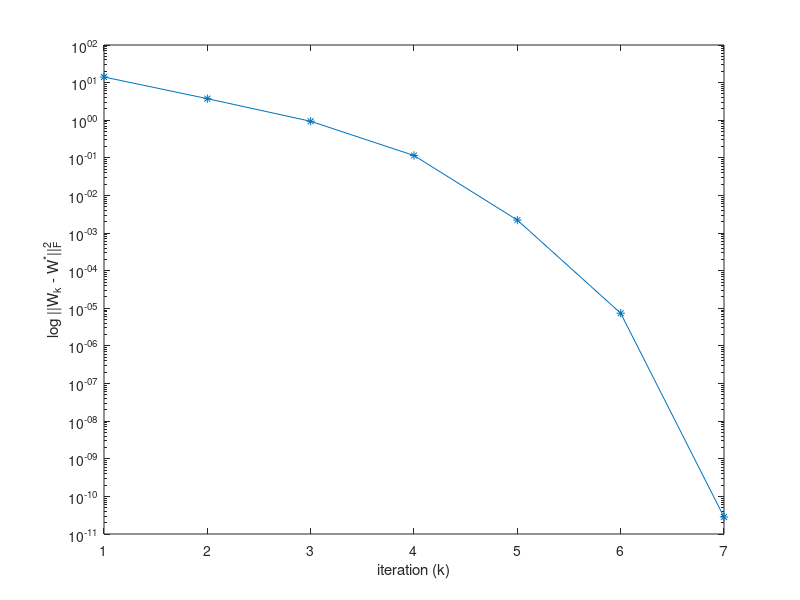

Write the MATLAB code that produced this figure.
% copyright @ Hao Shen, 2018
% Ref: Hao Shen, Towards a Mathematical Understanding of the 
%      Difficulty in Learning with Feedforward Neural Networks, 
%      IEEE-CVPR, 811–820, 2018.
% Aim: demonstrate local quadratic convergence properties of
%      the Approximate Newton's algorithm under exact learning
% Configuration: Bent identity used as the activation function in the
%      hidden layers.

function cvpr18_fnn
clc
warning off

% (1) load four region
load('four_region_v2.mat');
% number of training samples
pidx = randperm(1000, 10);
X_input = X_input(:,pidx);
Y_output = Y_output(:,pidx);

% (2) Setting paremeters %%%%%%%%%%%%%%%%%%%%%%%%%%%%%%%%%%%%%%%%%%%%%%%%%%
[d_input, n_sample] = size(X_input);% dimension of input, number of samples
d_output = size(Y_output,1);                          % dimension of output
% Configuration of MLP
n_neuron = [d_input,10,10,d_output];          	             % structure of MLP
n_layer = size(n_neuron,2)-1;                 % number of processing layers
n_variable = 0;                                  % number of total variabls
%     Initialize weights and bias
for lay_id = 1:n_layer
    % weight matrices in cell form
    WeightCell{lay_id} = randn(n_neuron(lay_id)+1, n_neuron(lay_id+1));
    n_variable = n_variable + (n_neuron(lay_id)+1)*n_neuron(lay_id+1);
end

% (3) Approximate Newton's algorithm
WeitCellList{1} = WeightCell;
for iterate = 1:1000
    % initializing gradient and hessian
    for lay_row = 1:n_layer                             % processing layers
        GradCell{lay_row} = zeros(n_neuron(lay_row)+1, n_neuron(lay_row+1));
    end
    Hessian = zeros(n_variable);                        % Hessian in matrix
    
    for sam_id = 1:n_sample
        % fetch a sample (Xin(:,sam_id)) and forward
        phin = [X_input(:,sam_id); 1];                  % phi input
        for lay_id = 1:(n_layer-1)
            temp = WeightCell{lay_id}'*phin;
            % Bent Identity activation function and its derivative
            pmet = 0.5 * ( temp ./ sqrt( temp.^2 + 1 ) ) + 1;
            temp = 0.5 * ( sqrt( temp.^2 + 1 ) - 1 ) + temp;

            PhiCell{lay_id} = temp;
            D2WCell{lay_id} = phin * pmet';           % derivative w.r.t. W
            D2FCell{lay_id} = WeightCell{lay_id} * diag( pmet );
            phin = [temp; 1];
        end
        PhiCell{n_layer} = WeightCell{n_layer}' * phin;
        D2WCell{n_layer} = repmat( phin, [1, n_neuron(n_layer+1)] );
        D2FCell{n_layer} = WeightCell{n_layer};
        
        % backward: error vector and gradient
        ErroCell{n_layer+1} = PhiCell{n_layer}-Y_output(:,sam_id); % error in measure
        for lay_id = n_layer:-1:1
            GradCell{lay_id} = GradCell{lay_id} + ...
                D2WCell{lay_id} * diag( ErroCell{lay_id+1} );
            temp = D2FCell{lay_id} * ErroCell{lay_id+1};
            ErroCell{lay_id} = temp(1:(size(temp,1)-1));
        end
        %
        JacoCell{n_layer} = eye(d_output);
        JacoTemp = JacoCell{n_layer};
        for lay_id = (n_layer-1):-1:1
            JacoCell{lay_id} = D2FCell{lay_id+1} * JacoTemp;
            JacoTemp = JacoCell{lay_id}(1:(size(JacoCell{lay_id})-1), :);
        end
       
        % compute the Hessian
        HessErro = eye(d_output);       	% Hessian in error: least squares
        for lay_rid = 1:n_layer
            for lay_cid = 1:n_layer
                PsiPsiT{lay_rid,lay_cid} = ...
                    JacoCell{lay_rid}*HessErro*(JacoCell{lay_cid})';
            end
        end
        % Hessian in cell
        for lay_rid = 1:n_layer
            for lay_cid = 1:n_layer
                for unt_rid = 1:n_neuron(lay_rid+1)
                    for unt_cid = 1:n_neuron(lay_cid+1)
                        TempCell{unt_rid, unt_cid} = ...
                            PsiPsiT{lay_rid,lay_cid}(unt_rid,unt_cid)*...
                            D2WCell{lay_rid}(:,unt_rid)*...
                            (D2WCell{lay_cid}(:,unt_cid))';
                    end
                end
                
                HessCell{lay_rid,lay_cid} = cell2mat(TempCell);
                clear('TempCell');
            end
        end
        
        Hessian = Hessian + cell2mat(HessCell);
    end
    
   	% vectorize gradient
    Gradient = [];
    for lay_id = 1:n_layer
        Gradient = [ Gradient; reshape(GradCell{lay_id},...
            [(n_neuron(lay_id)+1)*n_neuron(lay_id+1),1]) ];
    end
    Newton = (Hessian + (1e-8)*eye(n_variable)) \ Gradient;

    % Newton update
    alpha = 1;          % step size for exact learning
    Newton = alpha * Newton;
   	segs = 1;
    for lay_id = 1:n_layer
        shift = (n_neuron(lay_id)+1)*n_neuron(lay_id+1);
        WeightCell{lay_id} = WeightCell{lay_id} - ...
            reshape(Newton(segs:(segs+shift-1)),...
            [n_neuron(lay_id)+1, n_neuron(lay_id+1)]);
        segs = segs + shift;
    end
    
    WeitCellList{iterate+1} = WeightCell;
    % Stop criterion in error function value
    cost = f_error(WeightCell, X_input, Y_output);
    if cost < 1e-15
        break
    end
end

% (4) plot convergence curve
n_itr = size(WeitCellList,2);
fvalist = [];
for itr_id = 1:(n_itr-1)
    fval = 0;
    for lay_id = 1:n_layer
        fval = fval + norm( WeitCellList{itr_id}{lay_id} -...
            WeitCellList{n_itr}{lay_id}, 'fro' )^2;
    end
    fvalist = [fvalist fval];
end

size(fvalist)
figure(1)
semilogy(fvalist,'*-')
xlabel('iteration (k)')
ylabel('log ||W_k - W^*||_F^2')

% Function: evaluate the overall cost with least squares
function [f_val] = f_error(WaitCell, Xin, You)
f_val = 0;
n_laye = size(WaitCell,2);
n_sample = size(Xin,2);
%
for sam_id = 1:n_sample
    phin = [Xin(:,sam_id); 1];                   % phi input
    for lay_id = 1:(n_laye-1)
        temp = WaitCell{lay_id}'*phin;
        phin = [(0.5 * ( sqrt( temp.^2 + 1 ) - 1 ) + temp); 1];
    end
  	phin = WaitCell{n_laye}' * phin;

    f_val = f_val + (norm(You(:,sam_id)-phin,2))^2;
end
